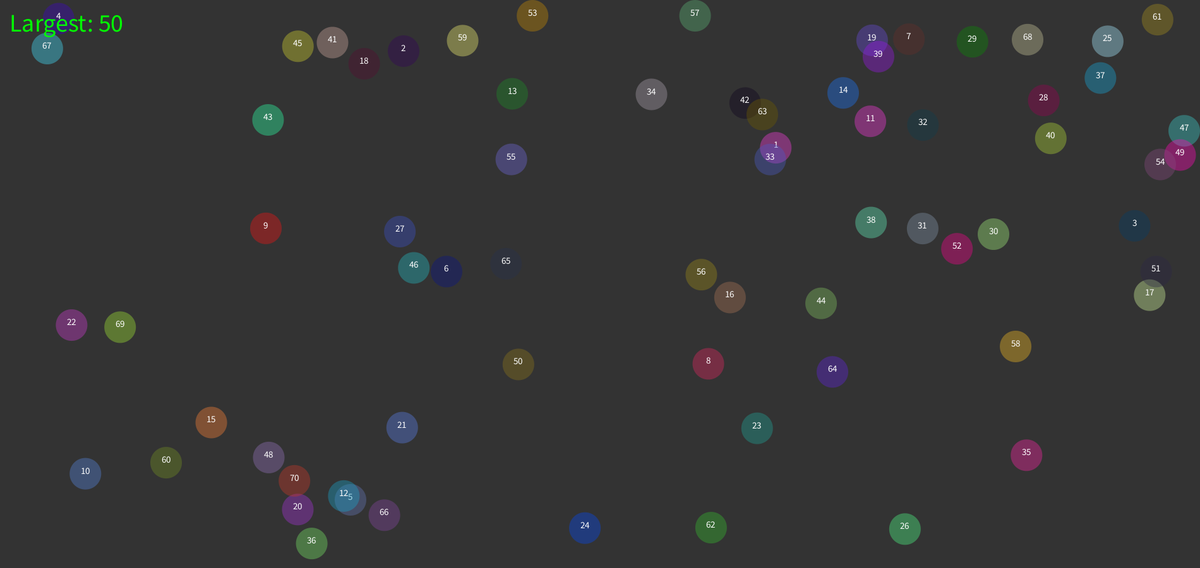
Frame 1 (no input)
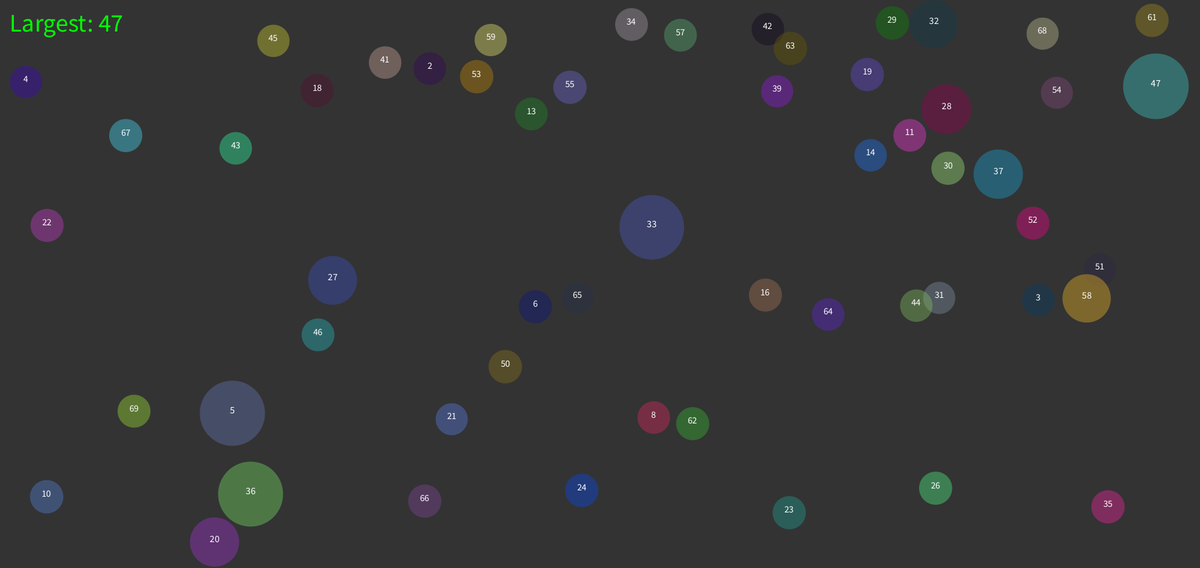
Frame 60 (the mouse pressed at the canvas centre just before this capture)
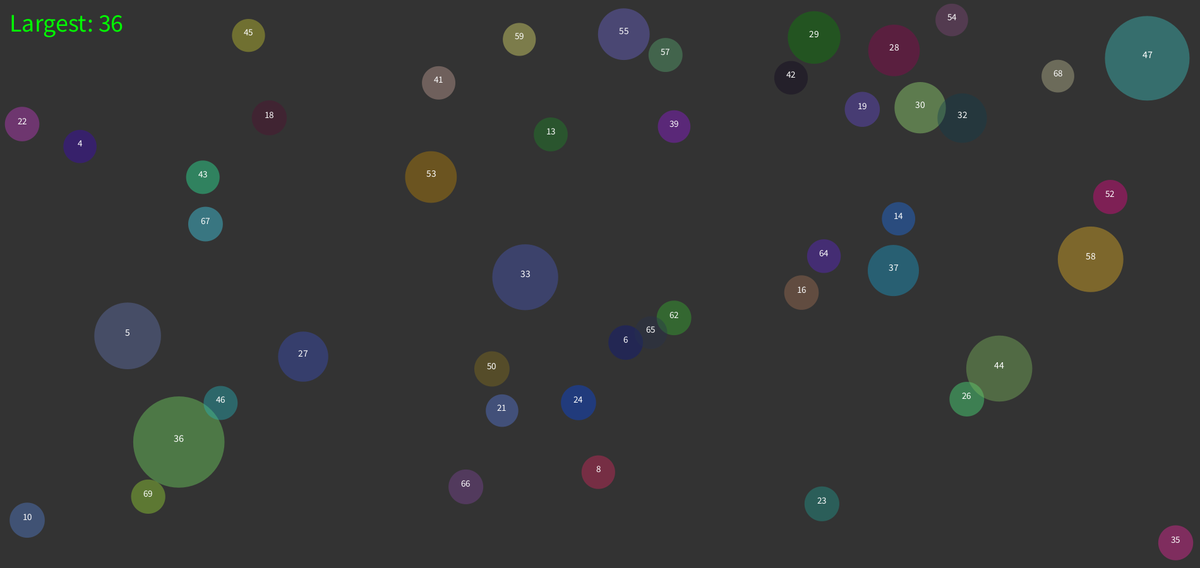
Frame 120 (the mouse held since frame 60 and released just before this capture)

The Processing sketch that drew these frames (run headless with seeded random() and noise(); from frame 60 on, the mouse is pressed at the canvas centre):

// Processing sketch: C6_Mitosis_Simulation
// ── C6_Mitosis_Simulation.pde
ArrayList<Cell> cells;
Cell c;
void setup() {
  size(1900, 900);  
  cells = new ArrayList<Cell>();
  for (int i=0; i<70; i++) {
    cells.add(new Cell(new PVector(random(width), random(height)), 50, color(random(255), random(255), random(255), 100), i+1));
  }
}

void mousePressed() {
  for (Cell c : cells) {
    if (dist(mouseX, mouseY, c.pos.x, c.pos.y) <= c.r/2) {
      cells.add(c.mitosis());
      cells.add(c.mitosis());
      cells.remove(c);
      break;
    }
  }
}

void draw() {
  background(51);
  println(cells.size());
  boolean br = false;
  float largest = -1;
  float largestNo = -1;
  
  for (Cell c1 : cells) {
    for (Cell c2 : cells) {
      if (c1.r != c2.r) {
        if (c1.isTouching(c2) & c1.familyNo != c2.familyNo) {
          if (c1.r > c2.r) {            
            c1.r += c2.r/2;
            c1.xSpeed += c2.xSpeed * c2.r/c1.r;
            c1.ySpeed += c2.ySpeed * c2.r/c1.r;
            cells.remove(c2);
            br = true;
            cells.remove(c2);
            break;
          } else if (c2.r > c1.r) {            
            c2.r += c1.r/2;
            c2.xSpeed += c1.xSpeed * c1.r/c2.r;
            c2.ySpeed += c1.ySpeed * c1.r/c2.r;
            cells.remove(c1);
            br = true;
            break;
          }
        }
      }
    }
    if(br){
      break;
    }
  }

  for (Cell c : cells) {    
    c.move();
    c.show();
    float txtsize = map(c.r, 50, height, 15, 25);
    textSize(txtsize);
    textAlign(CENTER);
    fill(255);
    text(c.familyNo, c.pos.x, c.pos.y);
    if(c.r > largest){
      largest = c.r;
      largestNo = c.familyNo;
    }
  }
  
  textSize(40);
  textAlign(LEFT);
  fill(0, 255, 0);
  text("Largest: " + int(largestNo), 15, 50);
  
  for (Cell c : cells) {
    if (c.r >= height) {
      cells.add(c.mitosis());
      cells.add(c.mitosis());
      cells.remove(c);
      break;
    }
  }
}

// ── Cell.pde
class Cell {
  PVector pos;
  float r;
  color c;
  float growRate = random(0.01, 0.05);
  int familyNo;
  float xSpeed = random(-3, 3);
  float ySpeed = random(-3, 3);

  Cell(PVector pos, float r, color c, int f) {
    this.pos = pos.copy();
    this.r = r;
    this.c = c;
    this.familyNo = f;
  }

  Cell() {
    this.pos = new PVector(random(width), random(height)) ;
    this.r = 20;
    this.c = color(random(255), random(150), random(255), 100);
  }

  void show() {
    this.r += growRate;
    noStroke();
    fill(this.c);
    ellipse(this.pos.x, this.pos.y, this.r, this.r);
  }

  void move() { 
    //PVector vel = PVector.random2D();
    //this.pos.add(vel);
    this.pos.x += this.xSpeed;
    this.pos.y += this.ySpeed;    
    if (this.pos.x >= width - this.r/2 | this.pos.x <= this.r/2) {
      xSpeed *= -1;
    }
    if (this.pos.y >= height - this.r/2 | this.pos.y <= this.r/2) {
      ySpeed *= -1;
    }
    this.pos.x = constrain(this.pos.x, this.r/2, width - this.r/2);
    this.pos.y = constrain(this.pos.y, this.r/2, height - this.r/2);
  }

  Cell mitosis() {
    float r = red(this.c);
    float g = green(this.c);
    float b = blue(this.c);
    color newColor = color(random(r-15, r+15), random(g-15, g+15), random(b-15, b+15), 100);
    this.pos.x += random(-this.r/2, this.r/2); 
    this.pos.y += random(-this.r/2, this.r/2); 
    Cell cellA = new Cell(this.pos, this.r/2, newColor, this.familyNo);
    return cellA;
  }

  boolean isTouching(Cell c) {    
    return dist(this.pos.x, this.pos.y, c.pos.x, c.pos.y) <= this.r/2 - (this.r/2-c.r/2)/8;
  }

  //void maketangent(Cell c) {
  //  int limit = 0;
  //  while (this.isTouching(c)) {
  //    if (limit > 1000) {
  //      break;
  //    }
  //    if (this.r < c.r) {
  //      this.pos.x += random(-1, +1);
  //      this.pos.y += random(-1, +1);
  //    } else {
  //      c.pos.x += random(-1, +1);
  //      c.pos.y += random(-1, +1);
  //    }
  //  }
  //}
}
